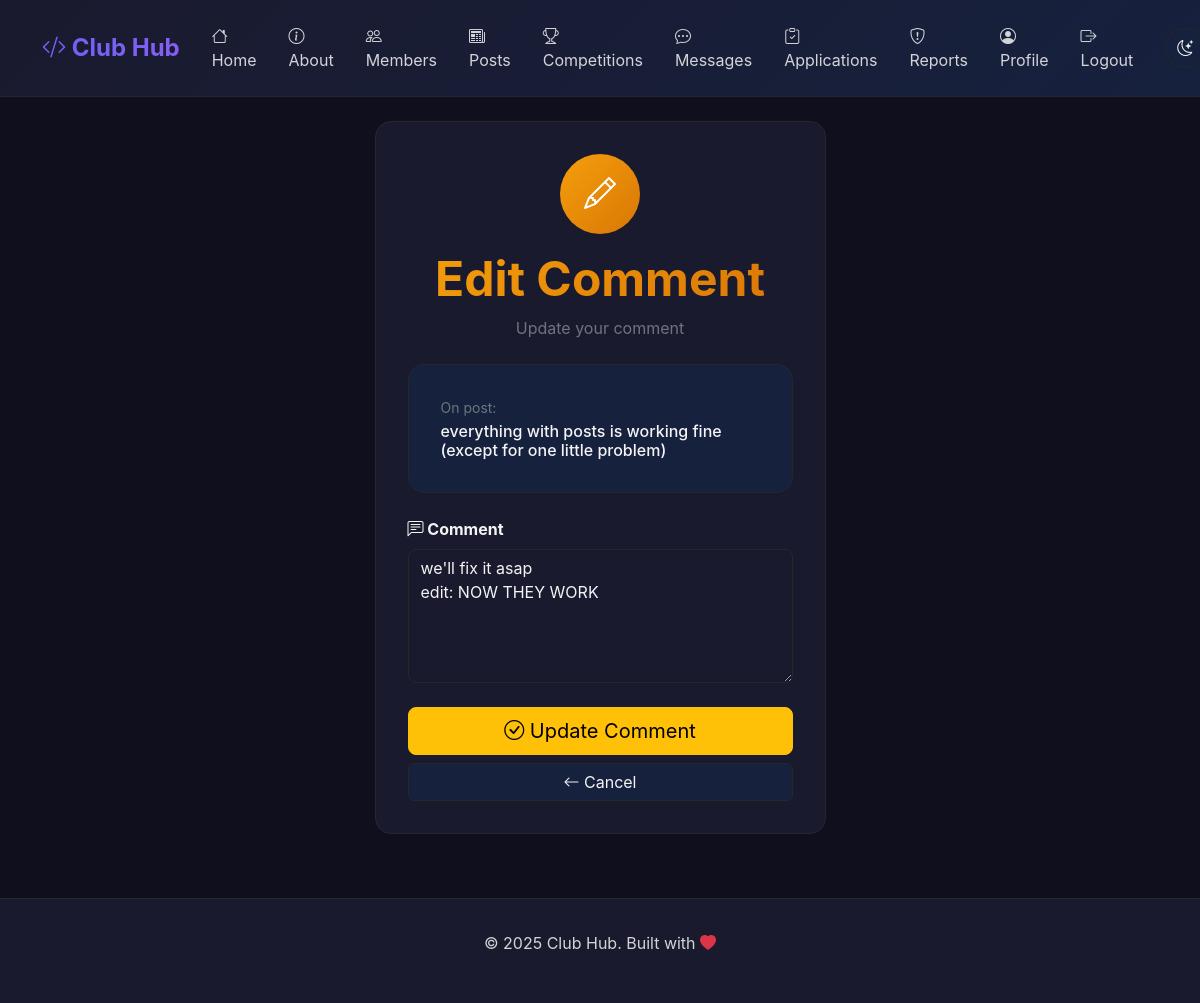
Page /posts/comment/5/edit/ (signed in) on the committed database.
### posts/models.py (models this page shows, shortened)
class Comment(models.Model):
    post = models.ForeignKey(
        Post,
        on_delete=models.CASCADE,
        related_name='comments'
    )
    author = models.ForeignKey(
        settings.AUTH_USER_MODEL,
        on_delete=models.CASCADE,
        related_name='comments'
    )
    content = models.TextField()
    created_at = models.DateTimeField(auto_now_add=True)
    class Meta:
        ordering = ['created_at']
        verbose_name = 'Comment'
        verbose_name_plural = 'Comments'

class Post(models.Model):
    title = models.CharField(max_length=200)
    content = models.TextField()
    author = models.ForeignKey(
        settings.AUTH_USER_MODEL,
        on_delete=models.CASCADE,
        related_name='posts'
    )
    created_at = models.DateTimeField(auto_now_add=True)
    updated_at = models.DateTimeField(auto_now=True)
    class Meta:
        ordering = ['-created_at']
        verbose_name = 'Post'
        verbose_name_plural = 'Posts'

### posts/views.py (the view, shortened to what this page needs)
# urls.py: path('comment/<int:pk>/edit/', views.comment_edit, name='comment_edit'),
@login_required
def comment_edit(request, pk):
    comment = get_object_or_404(Comment, pk=pk)
    post_pk = comment.post.pk
    if request.user != comment.author:
        messages.error(request, 'You can only edit your own comments.')
        return redirect('posts:detail', pk=post_pk)
    return render(request, 'posts/comment_edit.html', {'comment': comment})

### accounts/models.py (called while the page is built)
    @property
    def is_admin(self):
        return self.role == 'admin'

### posts/templates/posts/comment_edit.html (shortened to what this page needs)
{% extends 'base.html' %}
{% block content %}
<div class="row justify-content-center">
    <div class="col-lg-5 col-md-7">
        <div class="card-custom">
            <div class="text-center mb-4">
                <div class="rounded-circle d-inline-flex align-items-center justify-content-center mb-3"
                     style="width: 80px; height: 80px; background: linear-gradient(135deg, #f59e0b, #d97706); color: white; font-size: 2rem;">
                    <i class="bi bi-pencil"></i>
                </div>
                <h1 class="display-5 fw-bold" style="background: linear-gradient(135deg, #f59e0b, #d97706); -webkit-background-clip: text; -webkit-text-fill-color: transparent;">
                    Edit Comment
                </h1>
                <p class="text-secondary">Update your comment</p>
            </div>
            <div class="card-custom mb-4" style="background: var(--bg-tertiary);">
                <small class="text-secondary d-block mb-1">On post:</small>
                <h6 class="mb-0">{{ comment.post.title }}</h6>
            </div>
            <form method="post">
                <div class="mb-4">
                    <label for="content" class="form-label fw-bold">
                        <i class="bi bi-chat-left-text"></i> Comment
                    </label>
                    <textarea
                        id="content"
                        name="content"
                        rows="5"
                        required
                        class="form-control"
                    >{{ comment.content }}</textarea>
                </div>
                <button type="submit" class="btn btn-warning w-100 btn-lg mb-2">
                    <i class="bi bi-check-circle"></i> Update Comment
                </button>
                <a href="{% url 'posts:detail' comment.post.pk %}" class="btn btn-secondary w-100">
                    <i class="bi bi-arrow-left"></i> Cancel
                </a>
            </form>
        </div>
    </div>
</div>
{% endblock %}

### templates/base.html (style rules this page uses)
:root[data-theme="dark"] { --bg-primary: #0f0f1e; --bg-secondary: #1a1a2e; --bg-tertiary: #16213e; --text-primary: #f4f4f5; --text-secondary: #d4d4d8; --text-muted: #a1a1aa; --accent-primary: #6366f1; --accent-secondary: #8b5cf6; --border-color: #27272a; --success: #10b981; --warning: #f59e0b; --danger: #ef4444; --input-bg: #1a1a2e; --input-text: #f4f4f5; }
* { margin: 0; padding: 0; box-sizing: border-box; }
body { background: var(--bg-primary); color: var(--text-primary); font-family: 'Inter', -apple-system, BlinkMacSystemFont, 'Segoe UI', sans-serif; min-height: 100vh; transition: background 0.3s, color 0.3s; }
.btn-secondary, .btn-outline-secondary { background: var(--bg-tertiary); border: 1px solid var(--border-color); color: var(--text-primary) !important; }
.form-control, .form-select, textarea { background: var(--input-bg) !important; border: 1px solid var(--border-color) !important; color: var(--input-text) !important; border-radius: 8px; }
.form-label { color: var(--text-primary) !important; }
.card-custom { background: var(--bg-secondary); border: 1px solid var(--border-color); border-radius: 16px; padding: 2rem; transition: transform 0.3s, box-shadow 0.3s; }

### rows in the picture
Comment: post "everything with posts is working fine (except for one little problem)", content "we'll fix it asap edit: NOW THEY WORK"
